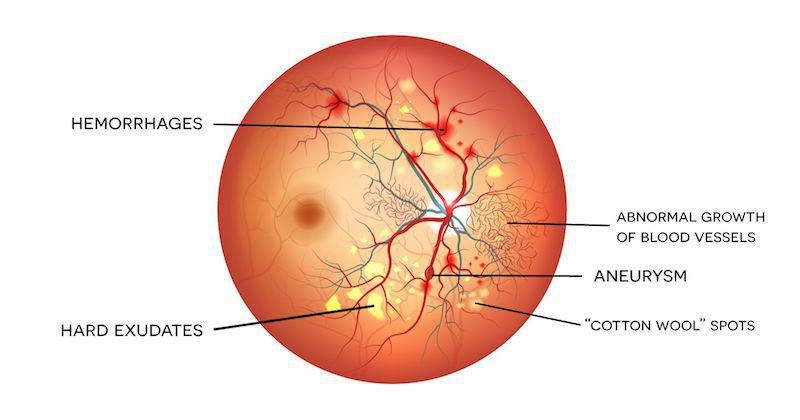
#> input picture sample_images/02_DiabeticRetinopathy.jpeg, 800 x 420 px
$ python -i image_checks.py   (imports and definitions only)   (older library calls are emulated)
#> lines starting #> are read from the running program, lines starting #| are printed output that depends on the picture; after the words box and inside, x2 and y2 are one past the last pixel; in counts of white or black regions, pixels touching at a corner belong together
"""
فحوصات الصورة قبل التحليل — جودة الصورة داخل منطقة الشبكية فقط.

لماذا القناع؟ صور قاع العين فيها خلفية سوداء واسعة وحافة حادة بين الدائرة
والخلفية؛ حساب Laplacian على الصورة كاملة يقيس هذه الحافة لا وضوح الشبكية.
ولماذا التصغير إلى 512؟ ليصبح المقياس مستقلًا عن دقة الكاميرا.
"""
import cv2
import numpy as np

# مرجع التطبيع: تباين Laplacian ≥ 100 (داخل القناع، على 512px) = جودة 1.0
# عُيّر على sample_images: الصور الأصلية 181–1593، وبعد تمويه Gaussian σ=2
# تهبط الصور منخفضة الدقة إلى 9–28 (تُرفض). العتبة 0.6 ⇐ تباين ≥ 60.
QUALITY_REFERENCE = 100.0
WORK_SIZE = 512
BACKGROUND_THRESHOLD = 20      # بكسلات أغمق من هذا تُعدّ خلفية
MIN_RETINA_FRACTION = 0.25     # أقل من ربع الصورة شبكية ⇐ الجودة صفر


def assess_quality(rgb: np.ndarray) -> dict:
    gray = cv2.cvtColor(rgb, cv2.COLOR_RGB2GRAY)
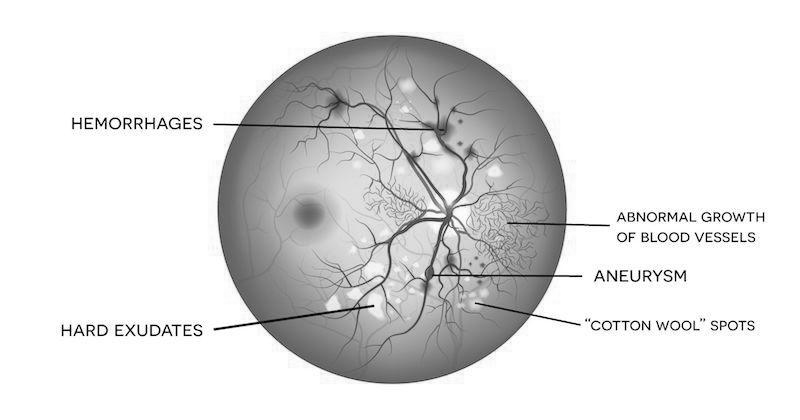
#> gray: shape (420, 800); min 0, max 255, mean 223.8
    h, w = gray.shape
#> h = 420; w = 800
    scale = WORK_SIZE / max(h, w)
#> scale = 0.64
    small = cv2.resize(gray, (max(1, int(w * scale)), max(1, int(h * scale))),
                       interpolation=cv2.INTER_AREA)
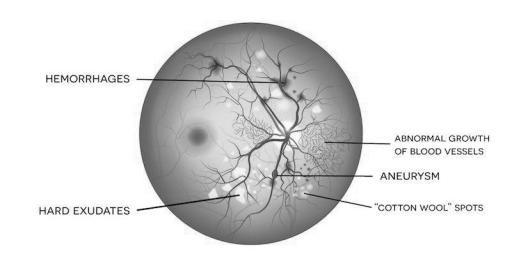
#> small: shape (268, 512); min 7, max 255, mean 223.8

    mask = (small > BACKGROUND_THRESHOLD).astype(np.uint8)
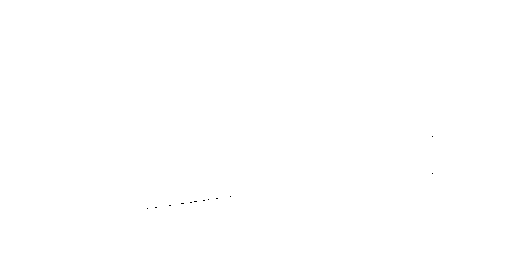
#> mask: shape (268, 512); values 0 (black) and 1 (white), 100% white; black in thin lines or dots, all inside (x1, y1, x2, y2) = (147, 136, 433, 209)
    # تآكل القناع لإبعاد حافة الدائرة عن الحساب
    mask = cv2.erode(mask, np.ones((15, 15), np.uint8)).astype(bool)
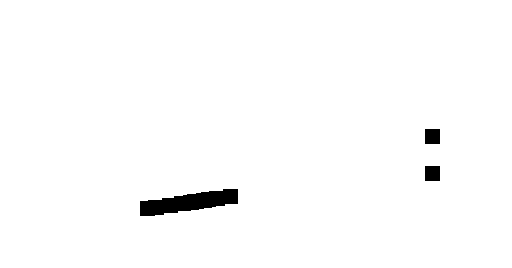
#> mask: shape (268, 512) bool; 98.6% white; 3 black regions, box (x1, y1, x2, y2) and area: (140, 189, 238, 216) 1539, (425, 129, 440, 144) 225, (425, 166, 440, 181) 225
    retina_fraction = float(mask.mean())
#> retina_fraction = 0.986

    if retina_fraction < MIN_RETINA_FRACTION:
        return {"quality": 0.0, "laplacian_var": 0.0,
                "retina_fraction": round(retina_fraction, 3)}

    lap_var = float(cv2.Laplacian(small, cv2.CV_64F)[mask].var())
#> lap_var = 1593
    return {
        "quality": float(min(lap_var / QUALITY_REFERENCE, 1.0)),
        "laplacian_var": round(lap_var, 1),
        "retina_fraction": round(retina_fraction, 3),
    }

>>> import cv2
>>> picture = cv2.cvtColor(cv2.imread('sample_images/02_DiabeticRetinopathy.jpeg'), cv2.COLOR_BGR2RGB)
>>> result = assess_quality(picture)
#> result = {'quality': 1, 'laplacian_var': 1593, 'retina_fraction': 0.986}
